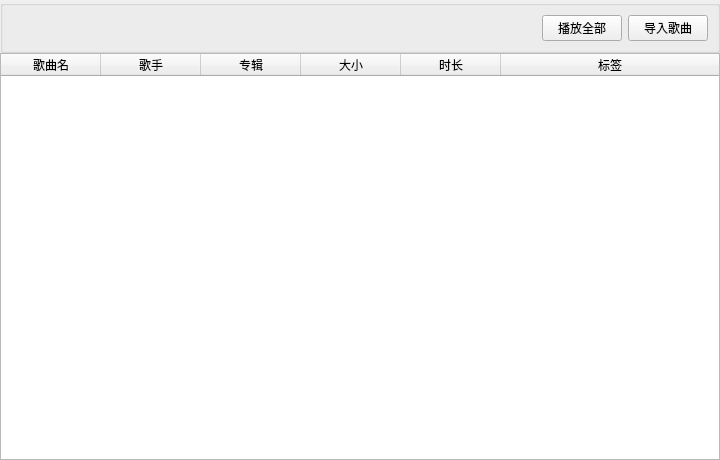
<?xml version="1.0" encoding="UTF-8"?>
<ui version="4.0">
 <class>QLocalWid</class>
 <widget class="QWidget" name="QLocalWid">
  <property name="enabled">
   <bool>true</bool>
  </property>
  <property name="geometry">
   <rect>
    <x>0</x>
    <y>0</y>
    <width>720</width>
    <height>460</height>
   </rect>
  </property>
  <property name="sizePolicy">
   <sizepolicy hsizetype="Preferred" vsizetype="Preferred">
    <horstretch>0</horstretch>
    <verstretch>0</verstretch>
   </sizepolicy>
  </property>
  <property name="windowTitle">
   <string>Form</string>
  </property>
  <property name="toolTipDuration">
   <number>-1</number>
  </property>
  <layout class="QVBoxLayout" name="verticalLayout">
   <property name="spacing">
    <number>0</number>
   </property>
   <property name="leftMargin">
    <number>0</number>
   </property>
   <property name="topMargin">
    <number>0</number>
   </property>
   <property name="rightMargin">
    <number>0</number>
   </property>
   <property name="bottomMargin">
    <number>0</number>
   </property>
   <item>
    <widget class="QGroupBox" name="groupBox">
     <property name="title">
      <string/>
     </property>
     <layout class="QHBoxLayout" name="horizontalLayout">
      <item>
       <spacer name="horizontalSpacer">
        <property name="orientation">
         <enum>Qt::Horizontal</enum>
        </property>
        <property name="sizeHint" stdset="0">
         <size>
          <width>601</width>
          <height>20</height>
         </size>
        </property>
       </spacer>
      </item>
      <item>
       <widget class="QPushButton" name="PlayAllBtn">
        <property name="text">
         <string>播放全部</string>
        </property>
       </widget>
      </item>
      <item>
       <widget class="QPushButton" name="LoadBtn">
        <property name="text">
         <string>导入歌曲</string>
        </property>
       </widget>
      </item>
     </layout>
    </widget>
   </item>
   <item>
    <widget class="QTableWidget" name="tableWid">
     <property name="sizePolicy">
      <sizepolicy hsizetype="Expanding" vsizetype="Expanding">
       <horstretch>0</horstretch>
       <verstretch>0</verstretch>
      </sizepolicy>
     </property>
     <property name="editTriggers">
      <set>QAbstractItemView::NoEditTriggers</set>
     </property>
     <property name="alternatingRowColors">
      <bool>true</bool>
     </property>
     <property name="selectionMode">
      <enum>QAbstractItemView::SingleSelection</enum>
     </property>
     <property name="selectionBehavior">
      <enum>QAbstractItemView::SelectRows</enum>
     </property>
     <property name="showGrid">
      <bool>false</bool>
     </property>
     <property name="cornerButtonEnabled">
      <bool>false</bool>
     </property>
     <attribute name="horizontalHeaderVisible">
      <bool>true</bool>
     </attribute>
     <attribute name="horizontalHeaderCascadingSectionResizes">
      <bool>true</bool>
     </attribute>
     <attribute name="horizontalHeaderShowSortIndicator" stdset="0">
      <bool>true</bool>
     </attribute>
     <attribute name="horizontalHeaderStretchLastSection">
      <bool>true</bool>
     </attribute>
     <attribute name="verticalHeaderVisible">
      <bool>false</bool>
     </attribute>
     <attribute name="verticalHeaderHighlightSections">
      <bool>false</bool>
     </attribute>
     <column>
      <property name="text">
       <string>歌曲名</string>
      </property>
     </column>
     <column>
      <property name="text">
       <string>歌手</string>
      </property>
     </column>
     <column>
      <property name="text">
       <string>专辑</string>
      </property>
     </column>
     <column>
      <property name="text">
       <string>大小</string>
      </property>
     </column>
     <column>
      <property name="text">
       <string>时长</string>
      </property>
     </column>
     <column>
      <property name="text">
       <string>标签</string>
      </property>
     </column>
    </widget>
   </item>
  </layout>
 </widget>
 <resources/>
 <connections/>
</ui>
